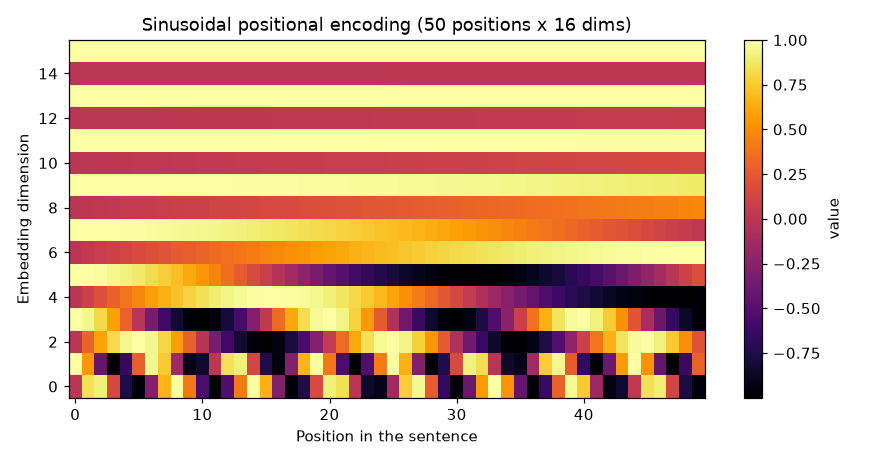

This figure's Python source:
"""
Session 1 · Example 3 — Sinusoidal positional encoding and why word order needs it.

Attention by itself is order-blind: shuffling the words shuffles the outputs but
does not change them. Transformers add a position signal to each embedding:
    PE[pos, 2i]   = sin(pos / 10000^(2i/d))
    PE[pos, 2i+1] = cos(pos / 10000^(2i/d))

Run:  python session-01_positional_encoding.py
Creates: session-01_positional_encoding.png
"""
import numpy as np
import matplotlib
matplotlib.use("Agg")
import matplotlib.pyplot as plt

np.set_printoptions(precision=3, suppress=True)


def positional_encoding(n_pos, d):
    pos = np.arange(n_pos)[:, None]
    i = np.arange(d // 2)[None, :]
    angle = pos / np.power(10000, 2 * i / d)
    pe = np.zeros((n_pos, d))
    pe[:, 0::2] = np.sin(angle)
    pe[:, 1::2] = np.cos(angle)
    return pe


pe = positional_encoding(50, 16)
print("PE shape:", pe.shape)
print("Position 0:", pe[0, :6])
print("Position 1:", pe[1, :6])

# 1) Order-blindness demo: plain self-attention (Q=K=V=X) on two word orders
def self_attend(X):
    s = X @ X.T / np.sqrt(X.shape[1])
    w = np.exp(s - s.max(1, keepdims=True)); w /= w.sum(1, keepdims=True)
    return w @ X

rng = np.random.default_rng(0)
emb = {w: rng.normal(size=16) for w in ["dog", "bites", "man"]}
a = np.stack([emb[w] for w in ["dog", "bites", "man"]])
b = np.stack([emb[w] for w in ["man", "bites", "dog"]])
out_a, out_b = self_attend(a), self_attend(b)
print("\nWithout positions, 'dog' gets the same vector in both sentences:",
      np.allclose(out_a[0], out_b[2]))
out_a, out_b = self_attend(a + pe[:3]), self_attend(b + pe[:3])
print("With positions added, the vectors differ:", not np.allclose(out_a[0], out_b[2]))

# 2) Nearby positions are more similar than distant ones
def cos(u, v): return float(u @ v / (np.linalg.norm(u) * np.linalg.norm(v)))
print("\nCosine similarity of position 10 with:")
for p in [9, 11, 15, 30, 49]:
    print(f"  position {p:2d}: {cos(pe[10], pe[p]):.3f}")

plt.figure(figsize=(8, 4.2))
plt.imshow(pe.T, aspect="auto", cmap="inferno", origin="lower")
plt.colorbar(label="value")
plt.xlabel("Position in the sentence"); plt.ylabel("Embedding dimension")
plt.title("Sinusoidal positional encoding (50 positions x 16 dims)")
plt.tight_layout(); plt.savefig("session-01_positional_encoding.png", dpi=110)
print("\nSaved chart: session-01_positional_encoding.png")
